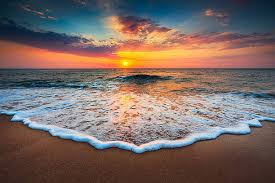
#> input picture practice wave.jpg, 275 x 183 px
$ python middle_wave_measurement.py
#> lines starting #> are read from the running program, lines starting #| are printed output that depends on the picture; after the words box and inside, x2 and y2 are one past the last pixel; in counts of white or black regions, pixels touching at a corner belong together
import cv2
import numpy as np
import matplotlib.pyplot as plt

# Load the image
image_path = 'practice wave.jpg'
img = cv2.imread(image_path)
#> img is the input picture: shape (183, 275, 3); mean B, G, R 99.5, 105, 121.7

if img is None:
    print(f"Error: Could not load image from {image_path}")
    exit(1)

# Get image dimensions
height, width = img.shape[:2]
#> height = 183; width = 275

# Define the region of interest (ROI) around the middle wave
# Focus on the middle portion of the image
roi_x_start = width // 3
#> roi_x_start = 91
roi_x_end = 2 * width // 3
#> roi_x_end = 183
roi_y_start = 0
roi_y_end = height
#> roi_y_end = 183
roi = img[roi_y_start:roi_y_end, roi_x_start:roi_x_end]
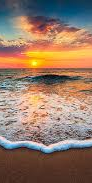
#> roi: shape (183, 92, 3); mean B, G, R 103.6, 121.7, 149.1

# Convert ROI to grayscale
gray_roi = cv2.cvtColor(roi, cv2.COLOR_BGR2GRAY)
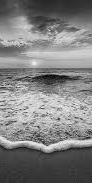
#> gray_roi: shape (183, 92); min 5, max 246, mean 127.8

# Apply Gaussian blur to reduce noise
blurred_roi = cv2.GaussianBlur(gray_roi, (5, 5), 0)
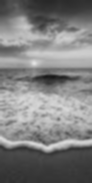
#> blurred_roi: shape (183, 92); min 24, max 227, mean 127.8

# Apply adaptive thresholding to handle varying lighting conditions
binary_roi = cv2.adaptiveThreshold(blurred_roi, 255, cv2.ADAPTIVE_THRESH_GAUSSIAN_C,
                                  cv2.THRESH_BINARY_INV, 11, 2)
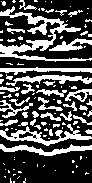
#> binary_roi: shape (183, 92); 31.5% white; 112 white regions (77 under 20 px), largest, box (x1, y1, x2, y2) and area: (0, 6, 92, 62) 1234, (0, 124, 92, 146) 606, (0, 144, 92, 156) 440

# Apply morphological operations to clean up the binary image
kernel = np.ones((5, 5), np.uint8)
opening = cv2.morphologyEx(binary_roi, cv2.MORPH_OPEN, kernel, iterations=2)
#> opening: shape (183, 92); every value is 0
closing = cv2.morphologyEx(opening, cv2.MORPH_CLOSE, kernel, iterations=2)

# Find contours in the binary image
contours, _ = cv2.findContours(closing, cv2.RETR_EXTERNAL, cv2.CHAIN_APPROX_SIMPLE)
#> contours = []

# Filter contours by size to find the wave
min_contour_area = 1000  # Adjust based on your image
wave_contours = [cnt for cnt in contours if cv2.contourArea(cnt) > min_contour_area]
#> wave_contours = []

# If we found potential wave contours
if wave_contours:
    # Sort contours by area (largest first)
    wave_contours = sorted(wave_contours, key=cv2.contourArea, reverse=True)

    # Take the largest contour as the main wave
    main_wave_contour = wave_contours[0]

    # Get the bounding rectangle
    x, y, w, h = cv2.boundingRect(main_wave_contour)

    # Adjust coordinates back to the original image
    x_orig = x + roi_x_start
    y_orig = y + roi_y_start

    # Draw the rectangle on the original image
    result_img = img.copy()
    cv2.rectangle(result_img, (x_orig, y_orig), (x_orig+w, y_orig+h), (0, 255, 0), 2)

    # Calculate the height in pixels
    height_pixels = h

    # Estimate conversion from pixels to centimeters
    # This is an approximation - adjust based on your knowledge of the wave
    # For a typical ocean wave in this type of photo, we can estimate:
    # Small wave: ~30-60 cm
    # Medium wave: ~60-150 cm
    # Large wave: ~150-300+ cm

    # Let's assume this is a medium-sized wave of around 100 cm
    estimated_height_cm = 100
    pixel_to_cm_ratio = estimated_height_cm / height_pixels

    # Calculate height in centimeters
    height_cm = height_pixels * pixel_to_cm_ratio

    print(f"Middle wave bounding box height: {height_pixels} pixels")
    print(f"Estimated wave height: {height_cm:.1f} cm")
    print(f"(Based on an estimated scale of {pixel_to_cm_ratio:.4f} cm/pixel)")

    # Add text with measurements to the image
    cv2.putText(result_img, f"Height: {height_pixels} px", (x_orig+w+10, y_orig+h//2-20),
               cv2.FONT_HERSHEY_SIMPLEX, 0.7, (0, 0, 255), 2)
    cv2.putText(result_img, f"~{height_cm:.1f} cm", (x_orig+w+10, y_orig+h//2+20),
               cv2.FONT_HERSHEY_SIMPLEX, 0.7, (0, 0, 255), 2)

    # Create a visualization to show the process
    # Create a contour image for visualization
    contour_img = np.zeros_like(gray_roi)
    cv2.drawContours(contour_img, [main_wave_contour], -1, 255, 2)

    # Display the results
    plt.figure(figsize=(15, 10))

    plt.subplot(231)
    plt.title('Original Image')
    plt.imshow(cv2.cvtColor(img, cv2.COLOR_BGR2RGB))

    plt.subplot(232)
    plt.title('ROI (Middle Section)')
    plt.imshow(cv2.cvtColor(roi, cv2.COLOR_BGR2RGB))

    plt.subplot(233)
    plt.title('Binary Image')
    plt.imshow(closing, cmap='gray')

    plt.subplot(234)
    plt.title('Detected Wave Contour')
    plt.imshow(contour_img, cmap='gray')

    plt.subplot(235)
    plt.title('Wave Height Measurement')
    plt.imshow(cv2.cvtColor(result_img, cv2.COLOR_BGR2RGB))

    # Add a scale reference
    plt.subplot(236)
    plt.title('Scale Reference')
    # Create a blank image for the scale
    scale_img = np.ones((300, 300, 3), dtype=np.uint8) * 255

    # Draw a 100 cm reference line
    pixels_for_100cm = int(100 / pixel_to_cm_ratio)
    start_y = 150
    start_x = 50
    end_x = start_x + pixels_for_100cm

    cv2.line(scale_img, (start_x, start_y), (end_x, start_y), (0, 0, 0), 2)
    cv2.line(scale_img, (start_x, start_y-5), (start_x, start_y+5), (0, 0, 0), 2)
    cv2.line(scale_img, (end_x, start_y-5), (end_x, start_y+5), (0, 0, 0), 2)
    cv2.putText(scale_img, "100 cm", (start_x + pixels_for_100cm//2 - 30, start_y - 20),
               cv2.FONT_HERSHEY_SIMPLEX, 0.7, (0, 0, 0), 2)

    plt.imshow(scale_img)

    plt.tight_layout()
    plt.savefig('middle_wave_measurement_result.png')
    plt.show()
else:
    print("Could not detect the middle wave in the image")

$ run again, with frame_135.jpg copied over practice wave.jpg
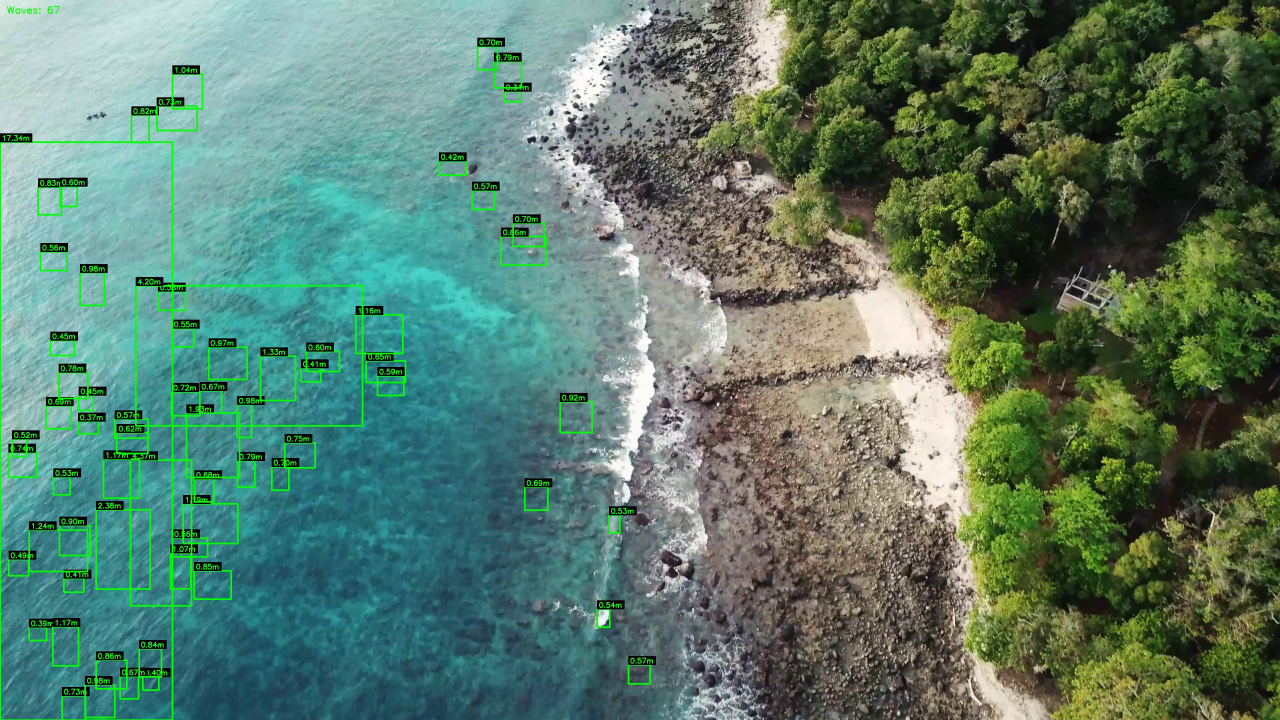
#> input picture frame_135.jpg, 3840 x 2160 px (shown at 1/3 size)
#> img is the input picture: shape (2160, 3840, 3); mean B, G, R 106.2, 123.8, 90.4
#> `binary_roi = cv2.adaptiveThreshold(blurred_roi, 255, cv2.ADAPTIVE_THRE..`:
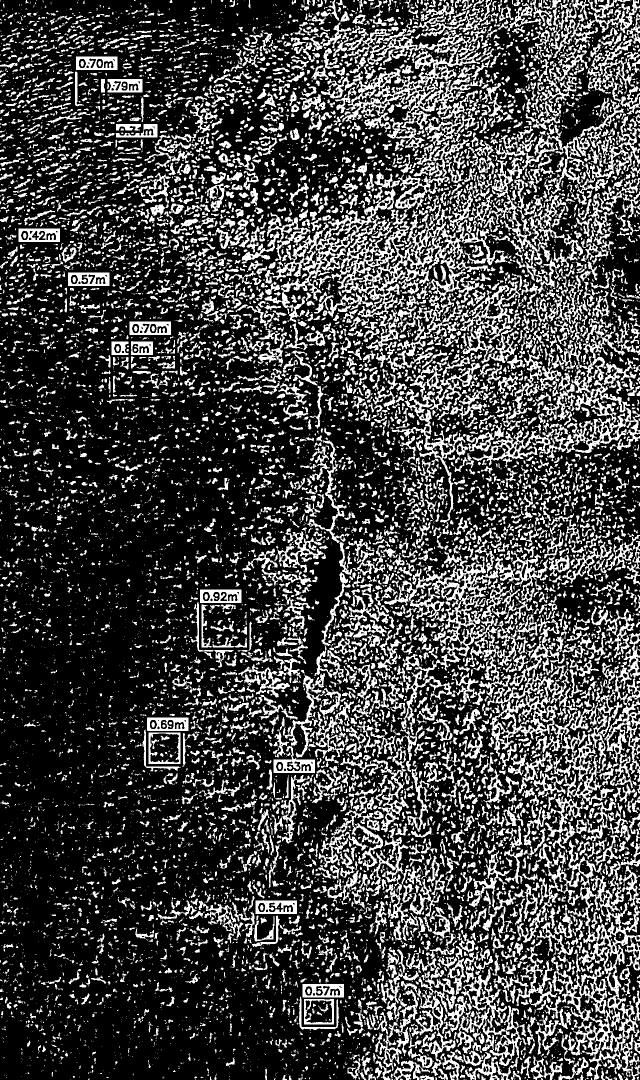
#> binary_roi: shape (2160, 1280) (shown at 1/2 size); 27% white; 12440 white regions (7812 under 20 px), largest, box (x1, y1, x2, y2) and area: (529, 345, 1023, 645) 29834, (1034, 1680, 1280, 2160) 25253, (642, 53, 980, 302) 21109
#> `opening = cv2.morphologyEx(binary_roi, cv2.MORPH_OPEN, kernel, iterati..`:
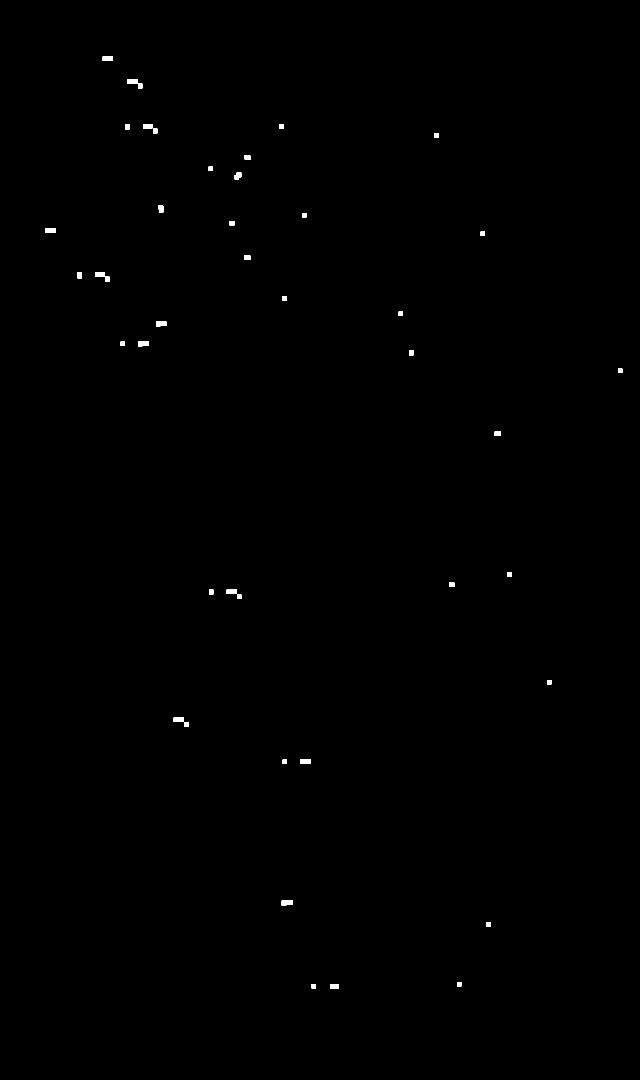
#> opening: shape (2160, 1280) (shown at 1/2 size); 0.19% white; 40 white regions, largest, box (x1, y1, x2, y2) and area: (255, 158, 285, 177) 295, (190, 545, 219, 564) 279, (347, 1435, 377, 1454) 279
#> closing: shape (2160, 1280); 0.19% white; 39 white regions
#> contours = 39 contours; largest, box (x1, y1, x2, y2) and area: (255, 158, 285, 177) 253, (190, 545, 219, 564) 233, (347, 1435, 377, 1454) 232, (287, 248, 315, 267) 226, (563, 1801, 586, 1811) 186
#> wave_contours = []
